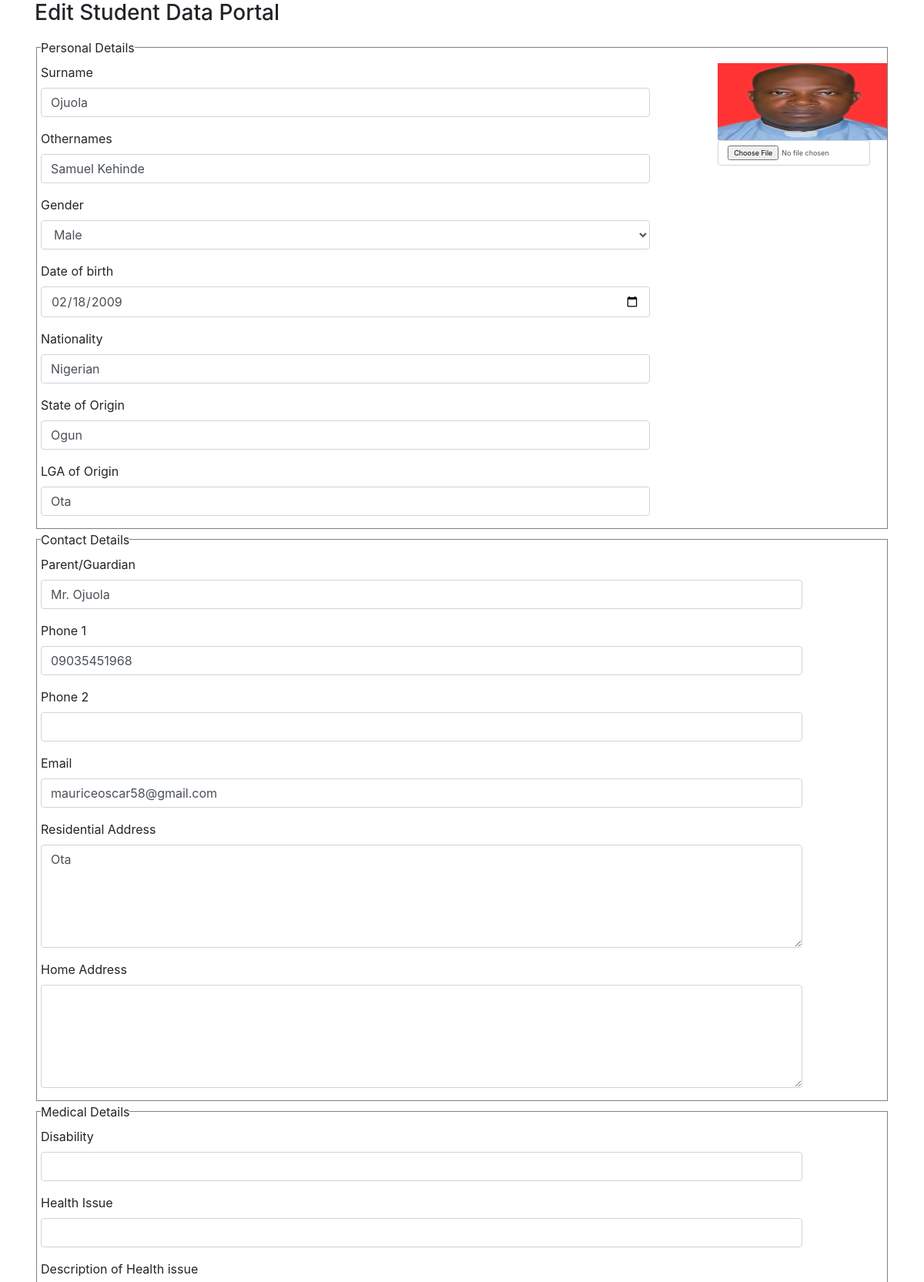
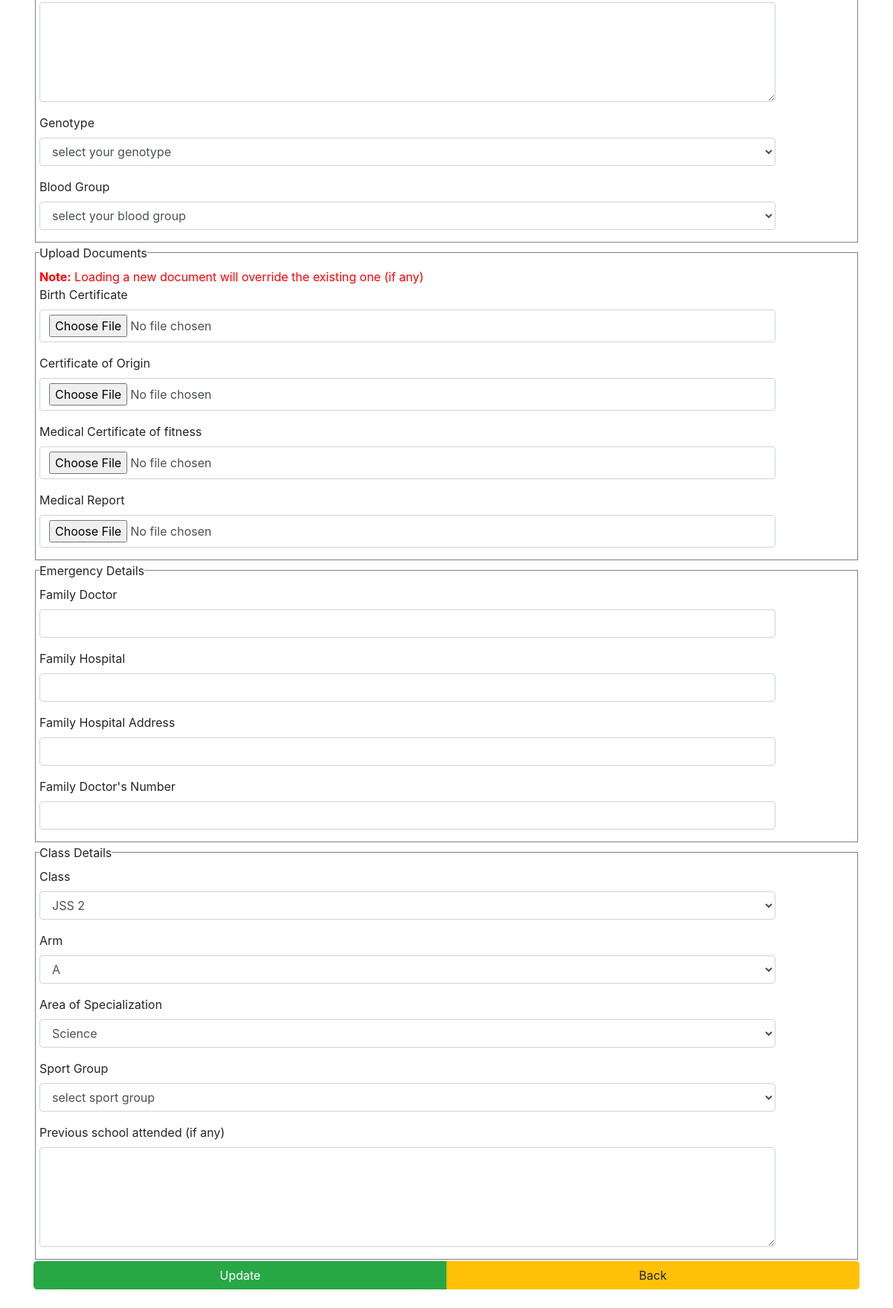
Page /secondary_school/edit_student_data.php?id=1 on the earlier database version (2 pictures, top to bottom).
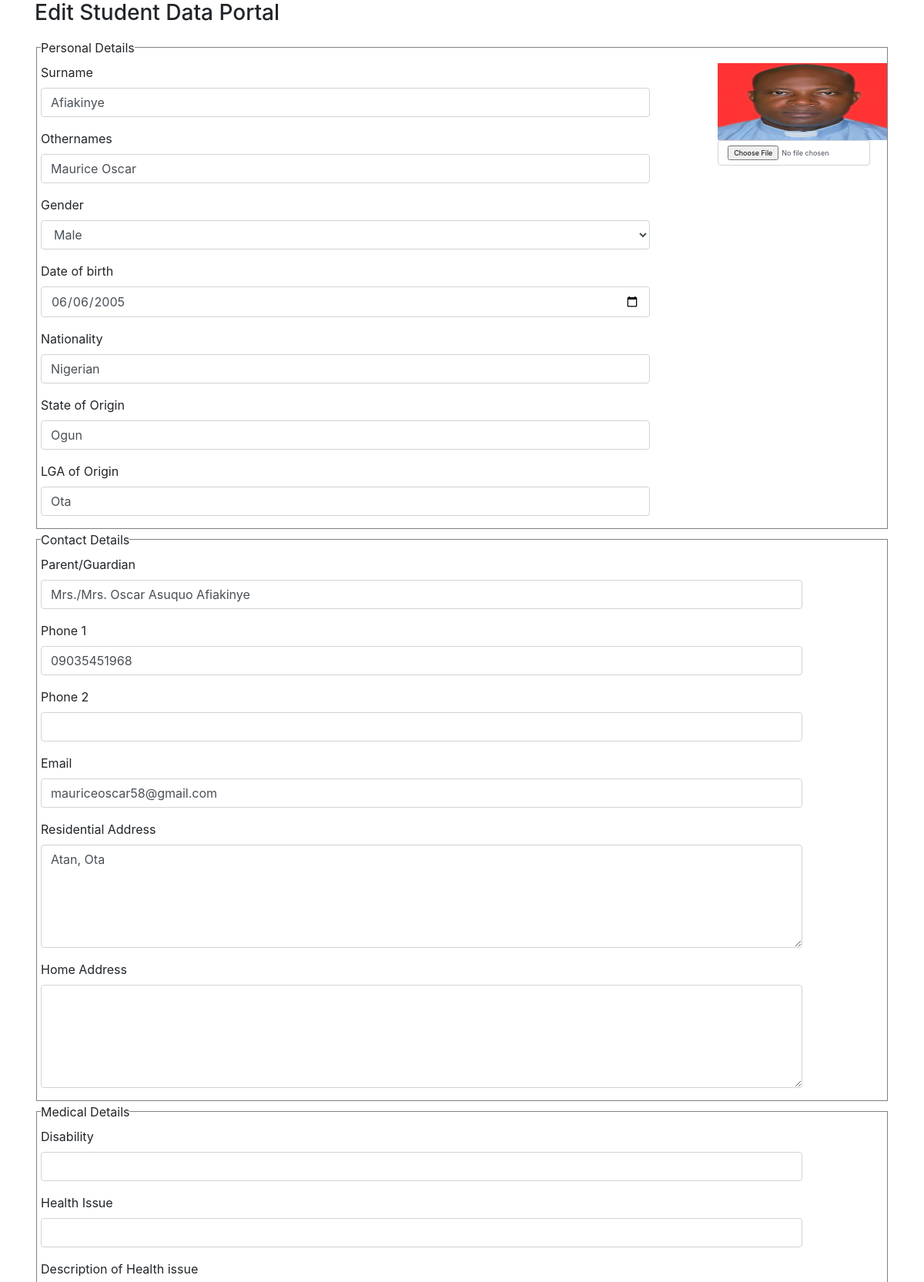
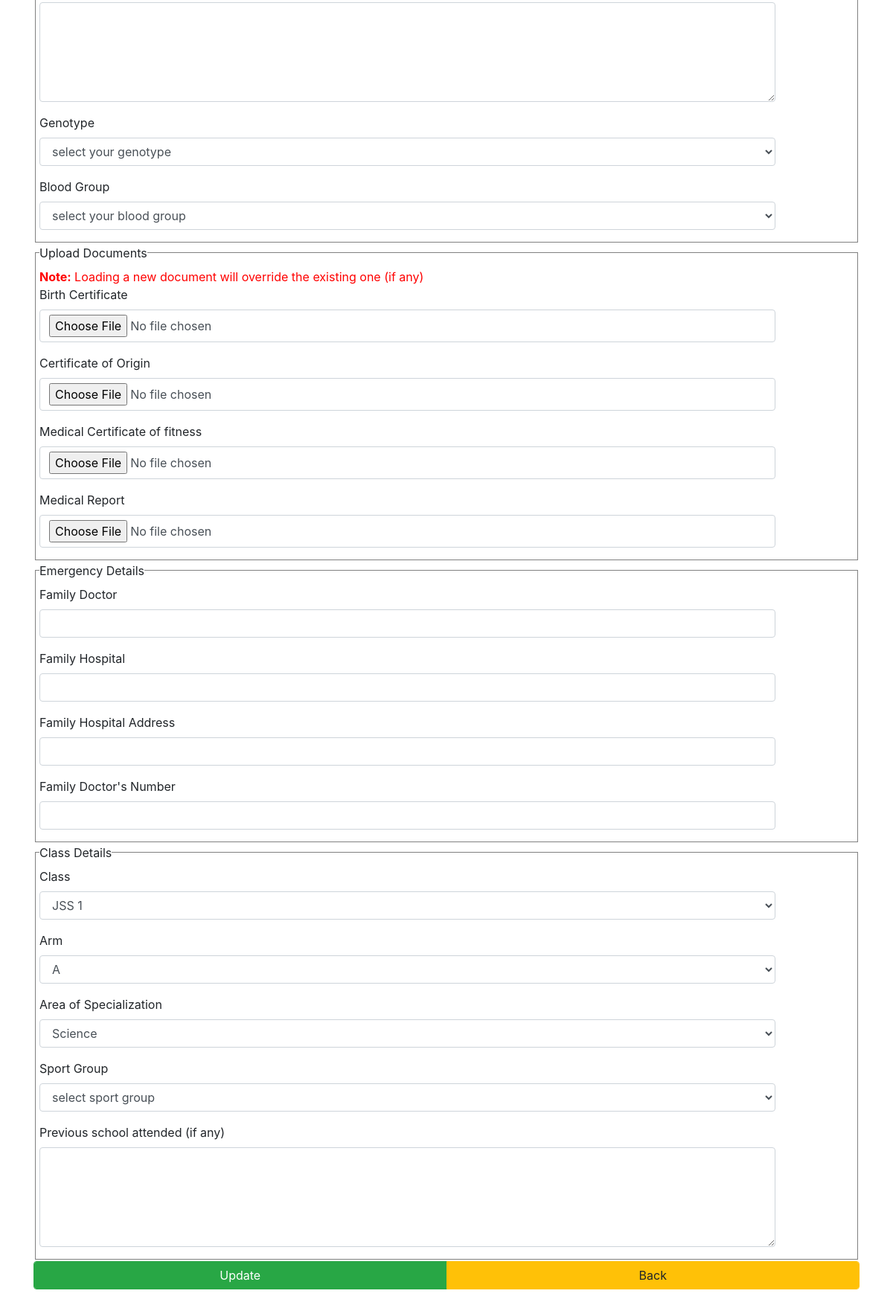
Same page on the later database version (2 pictures, top to bottom).
### tables this page shows
CREATE TABLE `student` (
  `std_id` int(10) NOT NULL AUTO_INCREMENT,
  `surname` varchar(20) NOT NULL,
  `othernames` varchar(40) NOT NULL,
  `gender` varchar(6) NOT NULL,
  `dob` date NOT NULL,
  `nationality` varchar(20) NOT NULL,
  `state_of_origin` varchar(60) NOT NULL,
  `lga_of_origin` varchar(60) NOT NULL,
  `passport` varchar(60) NOT NULL,
  `Parent/Guardian` varchar(60) NOT NULL,
  `Phone 1` varchar(14) NOT NULL,
  `phone 2` varchar(14) NOT NULL,
  `email` varchar(40) NOT NULL,
  `residential_address` varchar(100) NOT NULL,
  `home_address` varchar(100) NOT NULL,
  `genotype` varchar(2) NOT NULL,
  `blood_group` varchar(2) NOT NULL,
  `disability` varchar(10) NOT NULL,
  `health_issue` varchar(20) NOT NULL,
  `health_issue_descr` text NOT NULL,
  `birth_certificate` varchar(60) NOT NULL,
  `medical_fitness` varchar(60) NOT NULL,
  `medical_report` varchar(60) NOT NULL,
  `certificate_of_origin` varchar(60) NOT NULL,
  `family_doctor` varchar(60) NOT NULL,
  `family_hospital` varchar(100) NOT NULL,
  `family_hospital_address` varchar(100) NOT NULL,
  `family_doctor_no` varchar(14) NOT NULL,
  `date_admitted` date NOT NULL,
  `student_reg_no` varchar(20) NOT NULL,
  `specialization` varchar(20) NOT NULL,
  `previous_school` varchar(200) NOT NULL,
  `status` varchar(20) NOT NULL DEFAULT 'active',
  PRIMARY KEY (`std_id`)
);

CREATE TABLE `student_class` (
  `std_id` int(10) NOT NULL AUTO_INCREMENT,
  `class_admitted` varchar(5) NOT NULL,
  `session_admitted` varchar(10) NOT NULL,
  `session` varchar(10) NOT NULL,
  `term` varchar(10) NOT NULL,
  `class` varchar(5) NOT NULL,
  `arm` varchar(1) NOT NULL,
  `sport_group` varchar(10) NOT NULL,
  PRIMARY KEY (`std_id`)
);

### secondary_school/edit_student_data.php (the view, shortened to what the changed rows need)
<?php
require_once("connect.php");
include("head.php");
$msg=array();
$std_id=$_GET['id'];
$result=$con->query("SELECT * FROM `student` s
                     JOIN `student_class` sc
                     ON s.`std_id`=sc.`std_id`
                     WHERE s.`std_id`='$std_id`'");
if ($result) {
  if ($result->num_rows > 0) {
    while ($row=$result->fetch_assoc()) {
      $surname=$row['surname'];
      $othernames=$row['othernames'];
      $gender=$row['gender'];
      $dob=$row['dob'];
      $nationality=$row['nationality'];
      $stateOfOrigin=$row['state_of_origin'];
      $lgaOfOrigin=$row['lga_of_origin'];
      $phone1=$row['Phone 1'];
      $email=$row['email'];
      $residential_address=$row['residential_address'];
      $genotype=$row['genotype'];
      $blood_group=$row['blood_group'];
      $class=$row['class'];
      $arm=$row['arm'];
      $specialization=$row['specialization'];
      $previous_school=$row['previous_school'];
      $sport_group=$row['sport_group'];
      $pg=$row['Parent/Guardian'];
      $passport=$row['passport'];
      $student_reg_no=$row['student_reg_no'];
     }
  }
}else{
  $msg[]="Error occured ".$con->error;
}
?>
<div class="container"  style="margin-bottom:25px;">
  <form method="POST" action="<?php echo htmlspecialchars($_SERVER['PHP_SELF'])."?id=$std_id&former_class=$class&former_arm=$arm&std_reg_no=$student_reg_no"; ?>" enctype="multipart/form-data">
    <fieldset><legend>Personal Details</legend>
      <div style="display: flex;">
        <div style="width: 80%;">
          <div class="form-group">
            <label>Surname</label>
            <input type="text" name="surname" class="form-control" value='<?php echo $surname ?>'>
          </div>
          <div class="form-group">
            <label>Othernames</label>
            <input type="text" name="othernames" class="form-control" value='<?php echo $othernames; ?>'>
          </div>
          <div class="form-group">
            <label>Gender</label>
            <select name="gender" class="form-control" >
              <?php
                switch ($gender) {
                  case 'Male':
                    echo "<option value='default'>Select your gender</option>
                          <option value='Male' selected >Male</option>
                          <option value='Female'>Female</option>";
                    break;
                }
              ?>
            </select>
          </div>
          <div class="form-group">
            <label>Date of birth</label>
            <input type="date" name="dob" class="form-control" value='<?php echo $dob; ?>'>
          </div>
          <div class="form-group">
            <label>Nationality</label>
            <input type="text" name="nationality" class="form-control" value='<?php echo $nationality; ?>'>
          </div>
          <div class="form-group">
            <label>State of Origin</label>
            <input type="text" name="stateOfOrigin" class="form-control" value='<?php echo $stateOfOrigin; ?>'>
          </div>
          <div class="form-group">
            <label>LGA of Origin</label>
            <input type="text" name="lgaOfOrigin" class="form-control" value='<?php echo $lgaOfOrigin; ?>'>
          </div>
        </div>
        <div style="width: 20%;">
        <div>
          <?php  if ($passport) {
                  echo "<img src='$passport' width='100%' id='show_passport' width='100px' height='100px'>";
                }else{
                  echo "<img src='../images/passport.png' id='show_passport' width='100px' height='100px'>";
                }
          ?>
        </div>
        </div>
      </div>
    </fieldset>
    <fieldset><legend>Contact Details</legend>
      <div class="form-group">
        <label>Parent/Guardian</label>
        <input type="text" name="parent/guardian" class="form-control" value='<?php echo $pg; ?>'>
      </div>
      <div class="form-group">
        <label>Phone 1</label>
        <input type="tel" name="phone1" class="form-control" value='<?php echo $phone1; ?>'>
      </div>
      <div class="form-group">
        <label>Email</label>
        <input type="email" name="email" class="form-control" value='<?php echo $email; ?>'>
      </div>
      <div class="form-group">
        <label>Residential Address</label>
        <textarea name="residential_address" class="form-control" cols="15" rows="5"><?php echo $residential_address; ?></textarea>
      </div>
    </fieldset>
    <fieldset><legend>Medical Details</legend>
      <div class="form-group">
        <label>Genotype</label>
        <select name="genotype" class="form-control">
          <?php
            switch ($genotype) {
              default:
                echo "<option value='default' selected>select your genotype</option>
                      <option value='AA'>AA</option>
                      <option value='AS'>AS</option>
                      <option value='SS'>SS</option>";
                break;
            }
          ?>
        </select>
      </div>
      <div class="form-group">
        <label>Blood Group</label>
        <select name='blood_group' class='form-control'>
          <?php
            switch ($blood_group) {
              default:
                echo "<option value='default' selected >select your blood group</option>
                      <option value='A+'>A+</option>
                      <option value='A-'>A-</option>
                      <option value='B+'>B+</option>
                      <option value='B-'>B-</option>
                      <option value='AB+'>AB+</option>
                      <option value='AB-'>AB-</option>
                      <option value='O+'>O+</option>
                      <option value='O-'>O-</option>";
                break;
            }
          ?>
        </select>
      </div>
    </fieldset>
    <fieldset><legend>Class Details</legend>
      <div class="form-group">
        <label>Class</label>
        <select name="class" class="form-control">
          <?php
            switch ($class) {
              case 'jss 1':
                echo "<option value='jss 1' selected >JSS 1</option>
                      <option value='jss 2'>JSS 2</option>
                      <option value='jss 3'>JSS 3</option>
                      <option value='ss 1'>SS 1</option>
                      <option value='ss 2'>SS 2</option>
                      <option value='ss 3'>SS 3</option>";
                break;
              case 'jss 2':
                echo "<option value='jss 1'>JSS 1</option>
                      <option value='jss 2' selected >JSS 2</option>
                      <option value='jss 3'>JSS 3</option>
                      <option value='ss 1'>SS 1</option>
                      <option value='ss 2'>SS 2</option>
                      <option value='ss 3'>SS 3</option>";
                break;
            }
          ?>
        </select>
      </div>
      <div class="form-group">
        <label>Area of Specialization</label>
        <select name="specialization" class="form-control">
        <?php
            switch ($specialization) {
              case 'science':
                echo "<option value='default'>Choose an area of specialization</option>
                      <option value='science' selected >Science</option>
                      <option value='arts'>Arts</option>
                      <option value='commercial'>Commercial</option>";
                break;
            }
          ?>
        </select>
      </div>
      <div class="form-group">
        <label>Sport Group</label>
        <select name="sport_group" class="form-control">
        <?php
            switch ($sport_group) {
              default:
                echo "<option value='default' selected>select sport group</option>
                      <option value='blue'>Blue</option>
                      <option value='white'>White</option>
                      <option value='green'>Green</option>";
                break;
            }
          ?>
        </select>
      </div>
      <div class="form-group">
          <label>Previous school attended (if any)</label>
          <textarea class='form-control' name='previous_school' cols='15' rows='5' value='<?php echo $previous_school; ?>'></textarea>
      </div>
    </fieldset>
  </form>
</div>

Differences in the rows shown:
changed student "Male": surname "Ojuola" → "Afiakinye"; othernames "Samuel Kehinde" → "Maurice Oscar"; dob "02/18/2009" → "06/06/2005"; value "Mr. Ojuola" → "Mrs./Mrs. Oscar Asuquo Afiakinye"; residential_address "Ota" → "Atan, Ota"
changed student_class "select sport group": class "JSS 2" → "JSS 1"
